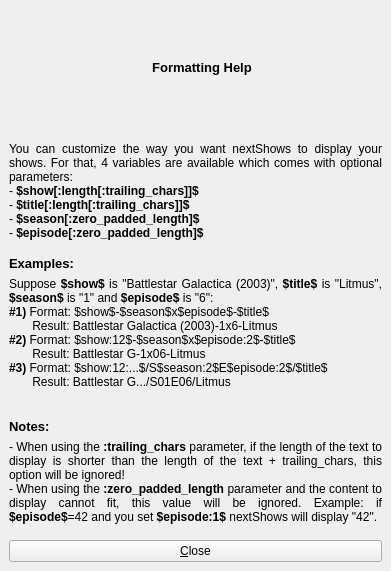
<ui version="4.0" >
 <author>GCN</author>
 <class>FormatHelp</class>
 <widget class="QWidget" name="FormatHelp" >
  <property name="geometry" >
   <rect>
    <x>0</x>
    <y>0</y>
    <width>391</width>
    <height>571</height>
   </rect>
  </property>
  <property name="windowTitle" >
   <string>Formatting Help</string>
  </property>
  <property name="windowIcon" >
   <iconset resource="NextShowsConfig.qrc" >:/images/icons/images/icons/nextShows.png</iconset>
  </property>
  <layout class="QGridLayout" >
   <property name="margin" >
    <number>9</number>
   </property>
   <property name="spacing" >
    <number>6</number>
   </property>
   <item row="1" column="0" >
    <layout class="QVBoxLayout" >
     <property name="margin" >
      <number>0</number>
     </property>
     <property name="spacing" >
      <number>6</number>
     </property>
     <item>
      <spacer>
       <property name="orientation" >
        <enum>Qt::Vertical</enum>
       </property>
       <property name="sizeType" >
        <enum>QSizePolicy::Fixed</enum>
       </property>
       <property name="sizeHint" >
        <size>
         <width>20</width>
         <height>10</height>
        </size>
       </property>
      </spacer>
     </item>
     <item>
      <widget class="QLabel" name="label" >
       <property name="text" >
        <string>&lt;html>&lt;head>&lt;meta name="qrichtext" content="1" />&lt;style type="text/css">
p, li { white-space: pre-wrap; }
&lt;/style>&lt;/head>&lt;body style=" font-family:'Sans Serif'; font-size:9pt; font-weight:400; font-style:normal; text-decoration:none;">
&lt;p style=" margin-top:0px; margin-bottom:0px; margin-left:0px; margin-right:0px; -qt-block-indent:0; text-indent:0px;">You can customize the way you want nextShows to display your shows. For that, 4 variables are available which comes with optional parameters:&lt;/p>
&lt;p style=" margin-top:0px; margin-bottom:0px; margin-left:0px; margin-right:0px; -qt-block-indent:0; text-indent:0px;">- &lt;span style=" font-weight:600;">$show[:length[:trailing_chars]]$&lt;/span>&lt;/p>
&lt;p style=" margin-top:0px; margin-bottom:0px; margin-left:0px; margin-right:0px; -qt-block-indent:0; text-indent:0px;">- &lt;span style=" font-weight:600;">$title[:length[:trailing_chars]]$&lt;/span>&lt;/p>
&lt;p style=" margin-top:0px; margin-bottom:0px; margin-left:0px; margin-right:0px; -qt-block-indent:0; text-indent:0px;">- &lt;span style=" font-weight:600;">$season[:zero_padded_length]$&lt;/span>&lt;/p>
&lt;p style=" margin-top:0px; margin-bottom:0px; margin-left:0px; margin-right:0px; -qt-block-indent:0; text-indent:0px;">- &lt;span style=" font-weight:600;">$episode[:zero_padded_length]$&lt;/span>&lt;/p>&lt;/body>&lt;/html></string>
       </property>
       <property name="alignment" >
        <set>Qt::AlignJustify|Qt::AlignTop</set>
       </property>
       <property name="wordWrap" >
        <bool>true</bool>
       </property>
      </widget>
     </item>
     <item>
      <spacer>
       <property name="orientation" >
        <enum>Qt::Vertical</enum>
       </property>
       <property name="sizeType" >
        <enum>QSizePolicy::Fixed</enum>
       </property>
       <property name="sizeHint" >
        <size>
         <width>20</width>
         <height>10</height>
        </size>
       </property>
      </spacer>
     </item>
     <item>
      <widget class="QLabel" name="label_3" >
       <property name="text" >
        <string>&lt;html>&lt;head>&lt;meta name="qrichtext" content="1" />&lt;style type="text/css">
p, li { white-space: pre-wrap; }
&lt;/style>&lt;/head>&lt;body style=" font-family:'Sans Serif'; font-size:9pt; font-weight:400; font-style:normal; text-decoration:none;">
&lt;p style=" margin-top:0px; margin-bottom:0px; margin-left:0px; margin-right:0px; -qt-block-indent:0; text-indent:0px;">&lt;span style=" font-size:10pt; font-weight:600;">Examples:&lt;/span>&lt;/p>&lt;/body>&lt;/html></string>
       </property>
      </widget>
     </item>
     <item>
      <widget class="QLabel" name="label_2" >
       <property name="text" >
        <string>&lt;html>&lt;head>&lt;meta name="qrichtext" content="1" />&lt;style type="text/css">
p, li { white-space: pre-wrap; }
&lt;/style>&lt;/head>&lt;body style=" font-family:'Sans Serif'; font-size:9pt; font-weight:400; font-style:normal; text-decoration:none;">
&lt;p style=" margin-top:0px; margin-bottom:0px; margin-left:0px; margin-right:0px; -qt-block-indent:0; text-indent:0px;">Suppose &lt;span style=" font-weight:600;">$show$&lt;/span> is "Battlestar Galactica (2003)", &lt;span style=" font-weight:600;">$title$&lt;/span> is "Litmus", &lt;span style=" font-weight:600;">$season$&lt;/span> is "1" and &lt;span style=" font-weight:600;">$episode$ &lt;/span>is "6":&lt;/p>
&lt;p style=" margin-top:0px; margin-bottom:0px; margin-left:0px; margin-right:0px; -qt-block-indent:0; text-indent:0px;">&lt;span style=" font-weight:600;">#1)&lt;/span> Format: $show$-$season$x$episode$-$title$&lt;/p>
&lt;p style=" margin-top:0px; margin-bottom:0px; margin-left:0px; margin-right:0px; -qt-block-indent:0; text-indent:0px;">       Result: Battlestar Galactica (2003)-1x6-Litmus&lt;/p>
&lt;p style=" margin-top:0px; margin-bottom:0px; margin-left:0px; margin-right:0px; -qt-block-indent:0; text-indent:0px;">&lt;span style=" font-weight:600;">#2)&lt;/span> Format: $show:12$-$season$x$episode:2$-$title$&lt;/p>
&lt;p style=" margin-top:0px; margin-bottom:0px; margin-left:0px; margin-right:0px; -qt-block-indent:0; text-indent:0px;">       Result: Battlestar G-1x06-Litmus&lt;/p>
&lt;p style=" margin-top:0px; margin-bottom:0px; margin-left:0px; margin-right:0px; -qt-block-indent:0; text-indent:0px;">&lt;span style=" font-weight:600;">#3)&lt;/span> Format: $show:12:...$/S$season:2$E$episode:2$/$title$&lt;/p>
&lt;p style=" margin-top:0px; margin-bottom:0px; margin-left:0px; margin-right:0px; -qt-block-indent:0; text-indent:0px;">       Result: Battlestar G.../S01E06/Litmus&lt;/p>
&lt;p style="-qt-paragraph-type:empty; margin-top:0px; margin-bottom:0px; margin-left:0px; margin-right:0px; -qt-block-indent:0; text-indent:0px;">&lt;/p>&lt;/body>&lt;/html></string>
       </property>
       <property name="alignment" >
        <set>Qt::AlignJustify|Qt::AlignVCenter</set>
       </property>
       <property name="wordWrap" >
        <bool>true</bool>
       </property>
      </widget>
     </item>
     <item>
      <spacer>
       <property name="orientation" >
        <enum>Qt::Vertical</enum>
       </property>
       <property name="sizeType" >
        <enum>QSizePolicy::Fixed</enum>
       </property>
       <property name="sizeHint" >
        <size>
         <width>20</width>
         <height>10</height>
        </size>
       </property>
      </spacer>
     </item>
     <item>
      <widget class="QLabel" name="label_4" >
       <property name="text" >
        <string>&lt;html>&lt;head>&lt;meta name="qrichtext" content="1" />&lt;style type="text/css">
p, li { white-space: pre-wrap; }
&lt;/style>&lt;/head>&lt;body style=" font-family:'Sans Serif'; font-size:9pt; font-weight:400; font-style:normal; text-decoration:none;">
&lt;p style=" margin-top:0px; margin-bottom:0px; margin-left:0px; margin-right:0px; -qt-block-indent:0; text-indent:0px;">&lt;span style=" font-size:10pt; font-weight:600;">Notes:&lt;/span>&lt;/p>&lt;/body>&lt;/html></string>
       </property>
      </widget>
     </item>
     <item>
      <widget class="QLabel" name="label_5" >
       <property name="text" >
        <string>&lt;html>&lt;head>&lt;meta name="qrichtext" content="1" />&lt;style type="text/css">
p, li { white-space: pre-wrap; }
&lt;/style>&lt;/head>&lt;body style=" font-family:'Sans Serif'; font-size:9pt; font-weight:400; font-style:normal; text-decoration:none;">
&lt;p style=" margin-top:0px; margin-bottom:0px; margin-left:0px; margin-right:0px; -qt-block-indent:0; text-indent:0px;">- When using the &lt;span style=" font-weight:600;">:trailing_chars&lt;/span> parameter, if the length of the text to display is shorter than the length of the text + trailing_chars, this option will be ignored!&lt;/p>
&lt;p style=" margin-top:0px; margin-bottom:0px; margin-left:0px; margin-right:0px; -qt-block-indent:0; text-indent:0px;">- When using the &lt;span style=" font-weight:600;">:zero_padded_length&lt;/span> parameter and the content to display cannot fit, this value will be ignored. Example: if &lt;span style=" font-weight:600;">$episode$&lt;/span>=42 and you set &lt;span style=" font-weight:600;">$episode:1$&lt;/span> nextShows will display "42".&lt;/p>&lt;/body>&lt;/html></string>
       </property>
       <property name="alignment" >
        <set>Qt::AlignJustify|Qt::AlignTop</set>
       </property>
       <property name="wordWrap" >
        <bool>true</bool>
       </property>
      </widget>
     </item>
     <item>
      <spacer>
       <property name="orientation" >
        <enum>Qt::Vertical</enum>
       </property>
       <property name="sizeType" >
        <enum>QSizePolicy::Fixed</enum>
       </property>
       <property name="sizeHint" >
        <size>
         <width>20</width>
         <height>10</height>
        </size>
       </property>
      </spacer>
     </item>
     <item>
      <widget class="QPushButton" name="btnClose" >
       <property name="text" >
        <string>&amp;Close</string>
       </property>
      </widget>
     </item>
    </layout>
   </item>
   <item row="0" column="0" >
    <layout class="QHBoxLayout" >
     <property name="margin" >
      <number>0</number>
     </property>
     <property name="spacing" >
      <number>6</number>
     </property>
     <item>
      <widget class="QLabel" name="lblInfoPic" >
       <property name="sizePolicy" >
        <sizepolicy>
         <hsizetype>0</hsizetype>
         <vsizetype>0</vsizetype>
         <horstretch>0</horstretch>
         <verstretch>0</verstretch>
        </sizepolicy>
       </property>
       <property name="text" >
        <string/>
       </property>
       <property name="pixmap" >
        <pixmap resource="NextShowsConfig.qrc" >:/images/icons/images/icons/info.png</pixmap>
       </property>
      </widget>
     </item>
     <item>
      <widget class="QLabel" name="lblTitle" >
       <property name="font" >
        <font>
         <pointsize>10</pointsize>
         <weight>75</weight>
         <bold>true</bold>
        </font>
       </property>
       <property name="text" >
        <string>Formatting Help</string>
       </property>
       <property name="alignment" >
        <set>Qt::AlignCenter</set>
       </property>
      </widget>
     </item>
    </layout>
   </item>
  </layout>
 </widget>
 <includes/>
 <resources>
  <include location="NextShowsConfig.qrc" />
 </resources>
 <connections/>
</ui>
